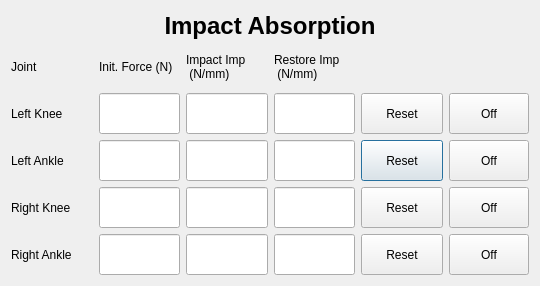
<?xml version="1.0" encoding="UTF-8"?>
<ui version="4.0">
 <class>ImpactCon</class>
 <widget class="QDialog" name="ImpactCon">
  <property name="geometry">
   <rect>
    <x>0</x>
    <y>0</y>
    <width>540</width>
    <height>286</height>
   </rect>
  </property>
  <property name="windowTitle">
   <string>Impact Absorption</string>
  </property>
  <layout class="QVBoxLayout" name="verticalLayout_2" stretch="1,8">
   <item>
    <widget class="QLabel" name="label">
     <property name="font">
      <font>
       <pointsize>18</pointsize>
       <weight>75</weight>
       <bold>true</bold>
      </font>
     </property>
     <property name="text">
      <string>Impact Absorption</string>
     </property>
     <property name="alignment">
      <set>Qt::AlignCenter</set>
     </property>
    </widget>
   </item>
   <item>
    <layout class="QGridLayout" name="gridLayout" columnstretch="1,1,1,1,1,0">
     <item row="3" column="3">
      <widget class="QLineEdit" name="lineEdit_rkne_restore_imp">
       <property name="sizePolicy">
        <sizepolicy hsizetype="Expanding" vsizetype="Preferred">
         <horstretch>0</horstretch>
         <verstretch>0</verstretch>
        </sizepolicy>
       </property>
      </widget>
     </item>
     <item row="2" column="0">
      <widget class="QLabel" name="label_7">
       <property name="text">
        <string>Left Ankle</string>
       </property>
      </widget>
     </item>
     <item row="4" column="0">
      <widget class="QLabel" name="label_9">
       <property name="text">
        <string>Right Ankle</string>
       </property>
      </widget>
     </item>
     <item row="3" column="2">
      <widget class="QLineEdit" name="lineEdit_rkne_impact_imp">
       <property name="sizePolicy">
        <sizepolicy hsizetype="Expanding" vsizetype="Preferred">
         <horstretch>0</horstretch>
         <verstretch>0</verstretch>
        </sizepolicy>
       </property>
      </widget>
     </item>
     <item row="0" column="1">
      <widget class="QLabel" name="label_4">
       <property name="text">
        <string>Init. Force (N)</string>
       </property>
      </widget>
     </item>
     <item row="2" column="4">
      <widget class="QPushButton" name="btn_lank_reset">
       <property name="sizePolicy">
        <sizepolicy hsizetype="Minimum" vsizetype="Preferred">
         <horstretch>0</horstretch>
         <verstretch>0</verstretch>
        </sizepolicy>
       </property>
       <property name="text">
        <string>Reset</string>
       </property>
      </widget>
     </item>
     <item row="1" column="1">
      <widget class="QLineEdit" name="lineEdit_lkne_init_f">
       <property name="sizePolicy">
        <sizepolicy hsizetype="Expanding" vsizetype="Preferred">
         <horstretch>0</horstretch>
         <verstretch>0</verstretch>
        </sizepolicy>
       </property>
      </widget>
     </item>
     <item row="3" column="1">
      <widget class="QLineEdit" name="lineEdit_rkne_init_f">
       <property name="sizePolicy">
        <sizepolicy hsizetype="Expanding" vsizetype="Preferred">
         <horstretch>0</horstretch>
         <verstretch>0</verstretch>
        </sizepolicy>
       </property>
      </widget>
     </item>
     <item row="2" column="2">
      <widget class="QLineEdit" name="lineEdit_lank_impact_imp">
       <property name="sizePolicy">
        <sizepolicy hsizetype="Expanding" vsizetype="Preferred">
         <horstretch>0</horstretch>
         <verstretch>0</verstretch>
        </sizepolicy>
       </property>
      </widget>
     </item>
     <item row="0" column="3">
      <widget class="QLabel" name="label_6">
       <property name="text">
        <string>Restore Imp 
 (N/mm)</string>
       </property>
      </widget>
     </item>
     <item row="3" column="0">
      <widget class="QLabel" name="label_8">
       <property name="text">
        <string>Right Knee</string>
       </property>
      </widget>
     </item>
     <item row="3" column="4">
      <widget class="QPushButton" name="btn_rkne_reset">
       <property name="sizePolicy">
        <sizepolicy hsizetype="Minimum" vsizetype="Preferred">
         <horstretch>0</horstretch>
         <verstretch>0</verstretch>
        </sizepolicy>
       </property>
       <property name="text">
        <string>Reset</string>
       </property>
      </widget>
     </item>
     <item row="2" column="3">
      <widget class="QLineEdit" name="lineEdit_lank_restore_imp">
       <property name="sizePolicy">
        <sizepolicy hsizetype="Expanding" vsizetype="Preferred">
         <horstretch>0</horstretch>
         <verstretch>0</verstretch>
        </sizepolicy>
       </property>
      </widget>
     </item>
     <item row="4" column="1">
      <widget class="QLineEdit" name="lineEdit_rank_init_f">
       <property name="sizePolicy">
        <sizepolicy hsizetype="Expanding" vsizetype="Preferred">
         <horstretch>0</horstretch>
         <verstretch>0</verstretch>
        </sizepolicy>
       </property>
      </widget>
     </item>
     <item row="4" column="4">
      <widget class="QPushButton" name="btn_rank_reset">
       <property name="sizePolicy">
        <sizepolicy hsizetype="Minimum" vsizetype="Preferred">
         <horstretch>0</horstretch>
         <verstretch>0</verstretch>
        </sizepolicy>
       </property>
       <property name="text">
        <string>Reset</string>
       </property>
      </widget>
     </item>
     <item row="1" column="4">
      <widget class="QPushButton" name="btn_lkne_reset">
       <property name="sizePolicy">
        <sizepolicy hsizetype="Minimum" vsizetype="Preferred">
         <horstretch>0</horstretch>
         <verstretch>0</verstretch>
        </sizepolicy>
       </property>
       <property name="text">
        <string>Reset</string>
       </property>
      </widget>
     </item>
     <item row="4" column="3">
      <widget class="QLineEdit" name="lineEdit_rank_restore_imp">
       <property name="sizePolicy">
        <sizepolicy hsizetype="Expanding" vsizetype="Preferred">
         <horstretch>0</horstretch>
         <verstretch>0</verstretch>
        </sizepolicy>
       </property>
      </widget>
     </item>
     <item row="2" column="1">
      <widget class="QLineEdit" name="lineEdit_lank_init_f">
       <property name="sizePolicy">
        <sizepolicy hsizetype="Expanding" vsizetype="Preferred">
         <horstretch>0</horstretch>
         <verstretch>0</verstretch>
        </sizepolicy>
       </property>
      </widget>
     </item>
     <item row="0" column="4">
      <spacer name="horizontalSpacer">
       <property name="orientation">
        <enum>Qt::Horizontal</enum>
       </property>
       <property name="sizeHint" stdset="0">
        <size>
         <width>40</width>
         <height>20</height>
        </size>
       </property>
      </spacer>
     </item>
     <item row="1" column="2">
      <widget class="QLineEdit" name="lineEdit_lkne_impact_imp">
       <property name="sizePolicy">
        <sizepolicy hsizetype="Expanding" vsizetype="Preferred">
         <horstretch>0</horstretch>
         <verstretch>0</verstretch>
        </sizepolicy>
       </property>
      </widget>
     </item>
     <item row="1" column="0">
      <widget class="QLabel" name="label_2">
       <property name="text">
        <string>Left Knee</string>
       </property>
      </widget>
     </item>
     <item row="0" column="2">
      <widget class="QLabel" name="label_5">
       <property name="text">
        <string>Impact Imp 
 (N/mm)</string>
       </property>
      </widget>
     </item>
     <item row="1" column="3">
      <widget class="QLineEdit" name="lineEdit_lkne_restore_imp">
       <property name="sizePolicy">
        <sizepolicy hsizetype="Expanding" vsizetype="Preferred">
         <horstretch>0</horstretch>
         <verstretch>0</verstretch>
        </sizepolicy>
       </property>
      </widget>
     </item>
     <item row="4" column="2">
      <widget class="QLineEdit" name="lineEdit_rank_impact_imp">
       <property name="sizePolicy">
        <sizepolicy hsizetype="Expanding" vsizetype="Preferred">
         <horstretch>0</horstretch>
         <verstretch>0</verstretch>
        </sizepolicy>
       </property>
      </widget>
     </item>
     <item row="0" column="0">
      <widget class="QLabel" name="label_3">
       <property name="text">
        <string>Joint</string>
       </property>
      </widget>
     </item>
     <item row="0" column="5">
      <spacer name="horizontalSpacer_2">
       <property name="orientation">
        <enum>Qt::Horizontal</enum>
       </property>
       <property name="sizeHint" stdset="0">
        <size>
         <width>40</width>
         <height>20</height>
        </size>
       </property>
      </spacer>
     </item>
     <item row="1" column="5">
      <widget class="QPushButton" name="btn_lkne_off">
       <property name="sizePolicy">
        <sizepolicy hsizetype="Minimum" vsizetype="Preferred">
         <horstretch>0</horstretch>
         <verstretch>0</verstretch>
        </sizepolicy>
       </property>
       <property name="text">
        <string>Off</string>
       </property>
      </widget>
     </item>
     <item row="2" column="5">
      <widget class="QPushButton" name="btn_lank_off">
       <property name="sizePolicy">
        <sizepolicy hsizetype="Minimum" vsizetype="Preferred">
         <horstretch>0</horstretch>
         <verstretch>0</verstretch>
        </sizepolicy>
       </property>
       <property name="text">
        <string>Off</string>
       </property>
      </widget>
     </item>
     <item row="3" column="5">
      <widget class="QPushButton" name="btn_rkne_off">
       <property name="sizePolicy">
        <sizepolicy hsizetype="Minimum" vsizetype="Preferred">
         <horstretch>0</horstretch>
         <verstretch>0</verstretch>
        </sizepolicy>
       </property>
       <property name="text">
        <string>Off</string>
       </property>
      </widget>
     </item>
     <item row="4" column="5">
      <widget class="QPushButton" name="btn_rank_off">
       <property name="sizePolicy">
        <sizepolicy hsizetype="Minimum" vsizetype="Preferred">
         <horstretch>0</horstretch>
         <verstretch>0</verstretch>
        </sizepolicy>
       </property>
       <property name="text">
        <string>Off</string>
       </property>
      </widget>
     </item>
    </layout>
   </item>
  </layout>
 </widget>
 <resources/>
 <connections/>
</ui>
